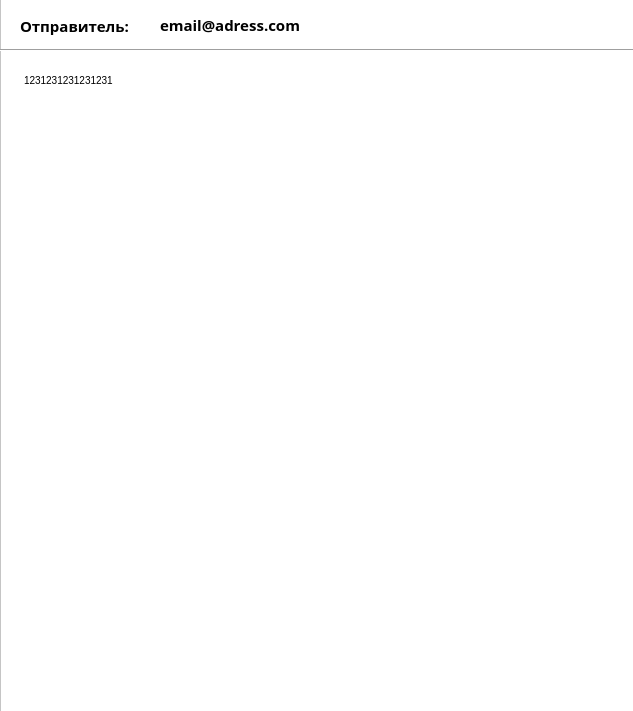
<?xml version="1.0" encoding="UTF-8"?>
<ui version="4.0">
 <class>email</class>
 <widget class="QWidget" name="email">
  <property name="geometry">
   <rect>
    <x>0</x>
    <y>0</y>
    <width>633</width>
    <height>711</height>
   </rect>
  </property>
  <property name="sizePolicy">
   <sizepolicy hsizetype="Fixed" vsizetype="Fixed">
    <horstretch>0</horstretch>
    <verstretch>0</verstretch>
   </sizepolicy>
  </property>
  <property name="minimumSize">
   <size>
    <width>633</width>
    <height>711</height>
   </size>
  </property>
  <property name="maximumSize">
   <size>
    <width>633</width>
    <height>711</height>
   </size>
  </property>
  <property name="mouseTracking">
   <bool>false</bool>
  </property>
  <property name="focusPolicy">
   <enum>Qt::NoFocus</enum>
  </property>
  <property name="windowTitle">
   <string>Просмотр сообщения</string>
  </property>
  <property name="styleSheet">
   <string notr="true"/>
  </property>
  <widget class="QLabel" name="senderEmail">
   <property name="geometry">
    <rect>
     <x>160</x>
     <y>10</y>
     <width>371</width>
     <height>31</height>
    </rect>
   </property>
   <property name="sizePolicy">
    <sizepolicy hsizetype="Preferred" vsizetype="Preferred">
     <horstretch>0</horstretch>
     <verstretch>0</verstretch>
    </sizepolicy>
   </property>
   <property name="minimumSize">
    <size>
     <width>371</width>
     <height>31</height>
    </size>
   </property>
   <property name="maximumSize">
    <size>
     <width>371</width>
     <height>31</height>
    </size>
   </property>
   <property name="font">
    <font>
     <family>Raleway</family>
     <pointsize>11</pointsize>
     <weight>75</weight>
     <bold>true</bold>
    </font>
   </property>
   <property name="text">
    <string>email@adress.com</string>
   </property>
   <property name="scaledContents">
    <bool>true</bool>
   </property>
   <property name="textInteractionFlags">
    <set>Qt::LinksAccessibleByMouse|Qt::TextSelectableByMouse</set>
   </property>
  </widget>
  <widget class="QLabel" name="emailAddress_2">
   <property name="geometry">
    <rect>
     <x>20</x>
     <y>10</y>
     <width>131</width>
     <height>31</height>
    </rect>
   </property>
   <property name="sizePolicy">
    <sizepolicy hsizetype="Preferred" vsizetype="Preferred">
     <horstretch>0</horstretch>
     <verstretch>0</verstretch>
    </sizepolicy>
   </property>
   <property name="minimumSize">
    <size>
     <width>131</width>
     <height>31</height>
    </size>
   </property>
   <property name="maximumSize">
    <size>
     <width>131</width>
     <height>31</height>
    </size>
   </property>
   <property name="font">
    <font>
     <family>Raleway</family>
     <pointsize>11</pointsize>
     <weight>75</weight>
     <bold>true</bold>
    </font>
   </property>
   <property name="text">
    <string>Отправитель:</string>
   </property>
   <property name="scaledContents">
    <bool>true</bool>
   </property>
  </widget>
  <widget class="Line" name="line">
   <property name="geometry">
    <rect>
     <x>0</x>
     <y>40</y>
     <width>641</width>
     <height>20</height>
    </rect>
   </property>
   <property name="orientation">
    <enum>Qt::Horizontal</enum>
   </property>
  </widget>
  <widget class="QTextEdit" name="emailText">
   <property name="geometry">
    <rect>
     <x>20</x>
     <y>70</y>
     <width>591</width>
     <height>621</height>
    </rect>
   </property>
   <property name="autoFillBackground">
    <bool>false</bool>
   </property>
   <property name="styleSheet">
    <string notr="true">border: 0px solid;</string>
   </property>
   <property name="html">
    <string>&lt;!DOCTYPE HTML PUBLIC &quot;-//W3C//DTD HTML 4.0//EN&quot; &quot;http://www.w3.org/TR/REC-html40/strict.dtd&quot;&gt;
&lt;html&gt;&lt;head&gt;&lt;meta name=&quot;qrichtext&quot; content=&quot;1&quot; /&gt;&lt;style type=&quot;text/css&quot;&gt;
p, li { white-space: pre-wrap; }
&lt;/style&gt;&lt;/head&gt;&lt;body style=&quot; font-family:'MS Shell Dlg 2'; font-size:7.8pt; font-weight:400; font-style:normal;&quot;&gt;
&lt;p style=&quot; margin-top:0px; margin-bottom:0px; margin-left:0px; margin-right:0px; -qt-block-indent:0; text-indent:0px;&quot;&gt;1231231231231231&lt;/p&gt;&lt;/body&gt;&lt;/html&gt;</string>
   </property>
   <property name="textInteractionFlags">
    <set>Qt::TextSelectableByKeyboard|Qt::TextSelectableByMouse</set>
   </property>
  </widget>
  <widget class="QFrame" name="frame">
   <property name="geometry">
    <rect>
     <x>0</x>
     <y>-10</y>
     <width>671</width>
     <height>751</height>
    </rect>
   </property>
   <property name="styleSheet">
    <string notr="true">background: rgb(255, 255, 255)</string>
   </property>
   <property name="frameShape">
    <enum>QFrame::StyledPanel</enum>
   </property>
   <property name="frameShadow">
    <enum>QFrame::Raised</enum>
   </property>
  </widget>
  <zorder>frame</zorder>
  <zorder>senderEmail</zorder>
  <zorder>emailAddress_2</zorder>
  <zorder>line</zorder>
  <zorder>emailText</zorder>
 </widget>
 <resources/>
 <connections/>
</ui>
